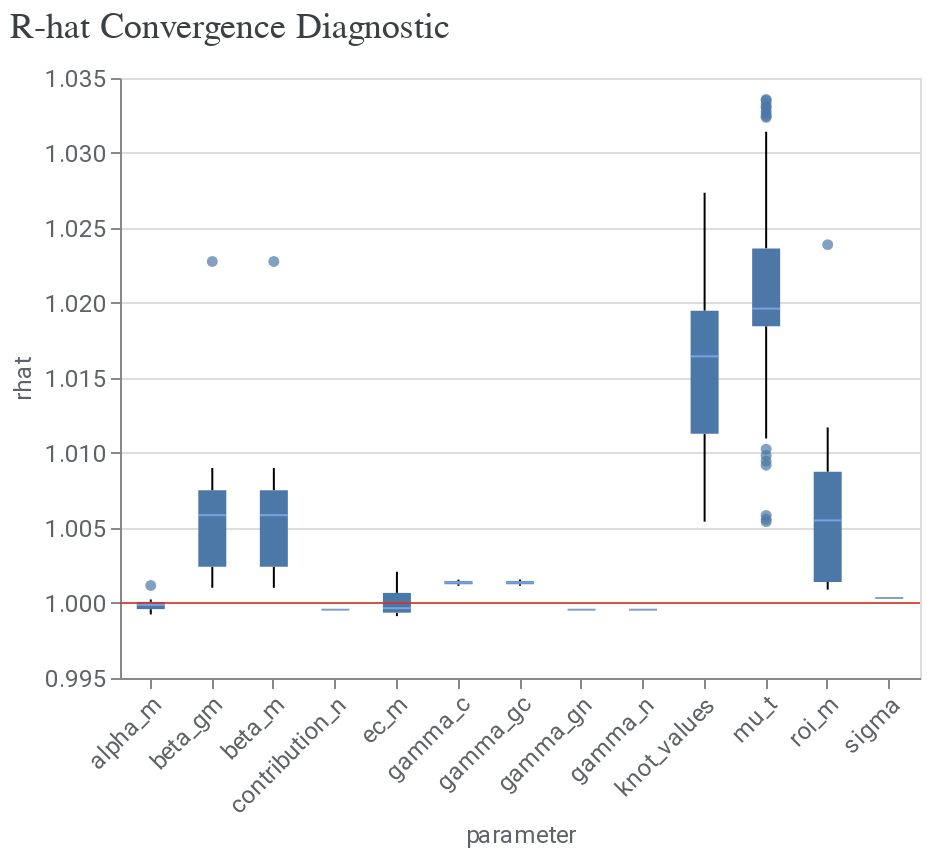

The notebook cell saved with this chart:
### Code cell
model_diagnostics = visualizer.ModelDiagnostics(loaded_mmm)
model_diagnostics.plot_rhat_boxplot()

### Figure 1 — Vega-Lite specification as saved in the notebook (floating-point values rounded to 4 significant figures; data arrays with more than 128 entries replaced by an {"elided": "..."} marker saying what was removed)
{"config": {"view": {"continuousWidth": 300, "continuousHeight": 300}, "axis": {"labelColor": "#5F6368", "labelFont": "Roboto", "labelFontSize": 12, "titleColor": "#5F6368", "titleFont": "Roboto", "titleFontSize": 12, "titleFontWeight": "normal"}}, "layer": [{"data": {"name": "data-45bd53dcc1a6d36ede343efa22637cdc"}, "mark": {"type": "boxplot", "median": {"color": "#8AB4F8"}, "outliers": {"filled": true}}, "encoding": {"x": {"axis": {"labelAngle": -45}, "field": "parameter", "type": "nominal"}, "y": {"field": "rhat", "scale": {"zero": false}, "type": "quantitative"}}}, {"data": {"name": "empty"}, "mark": {"type": "rule", "color": "#D93025", "opacity": 0.8}, "encoding": {"y": {"datum": 1}}}], "title": {"text": "R-hat Convergence Diagnostic", "anchor": "start", "color": "#3C4043", "font": "Google Sans Display", "fontSize": 18, "fontWeight": "normal", "offset": 10}, "width": 400, "$schema": "https://vega.github.io/schema/vega-lite/v5.20.1.json", "datasets": {"data-45bd53dcc1a6d36ede343efa22637cdc": {"elided": "243 records"}, "empty": [{}]}}
